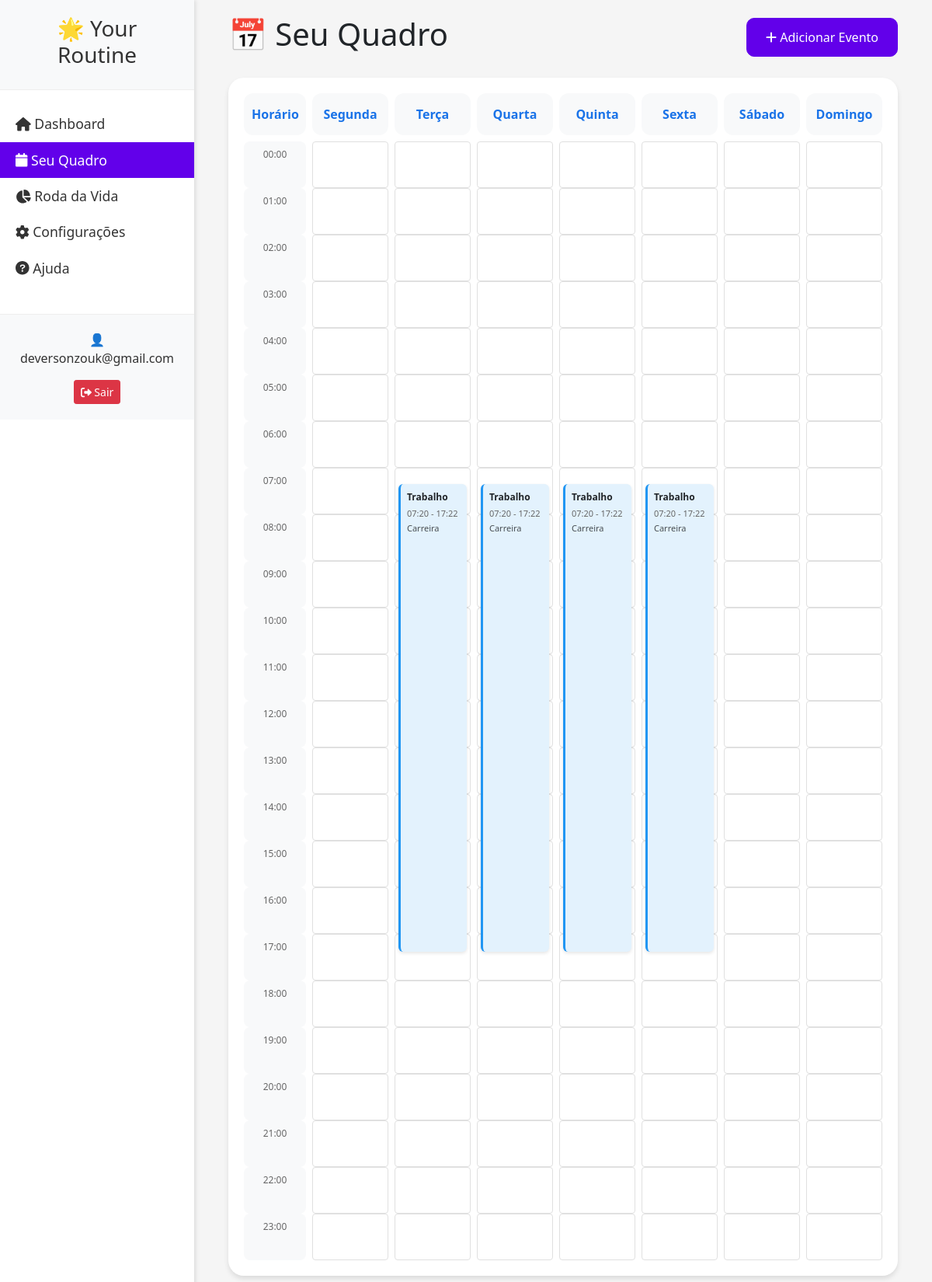
Page /routine (signed in) on the committed database.
### app.py (models this page shows)
class User(db.Model):
    id = db.Column(db.Integer, primary_key=True)
    username = db.Column(db.String(80), unique=True, nullable=False)
    password = db.Column(db.String(120), nullable=False)
    language = db.Column(db.String(2), default='pt')
    created_at = db.Column(db.DateTime, default=datetime.utcnow)
    activities = db.relationship('Activity', backref='user', lazy=True)
    assessments = db.relationship('Assessment', backref='user', lazy=True)

class Activity(db.Model):
    id = db.Column(db.Integer, primary_key=True)
    user_id = db.Column(db.Integer, db.ForeignKey('user.id'), nullable=False)
    category = db.Column(db.String(50), nullable=False)
    title = db.Column(db.String(100), nullable=False)
    description = db.Column(db.Text)
    start_time = db.Column(db.String(5), nullable=False)
    end_time = db.Column(db.String(5), nullable=False)
    day = db.Column(db.String(20), nullable=False)
    created_at = db.Column(db.DateTime, default=datetime.utcnow)

### app.py (the view)
@app.route('/routine')
def routine():
    if 'logged_in' not in session or not session['logged_in']:
        return redirect(url_for('index'))
    user = User.query.get(session['user_id'])
    activities = Activity.query.filter_by(user_id=user.id).all()
    for activity in activities:
        activity.category_colors = CATEGORY_COLORS.get(activity.category, {})
    return render_template('routine.html',
                         activities=activities,
                         category_colors=CATEGORY_COLORS,
                         get_text=get_text)

### app.py (called while the page is built)
def get_text(key):
    lang = session.get('language', 'pt')
    return TRANSLATIONS[lang].get(key, TRANSLATIONS['en'][key])

### templates/routine.html (shortened to what this page needs)
{% extends "base.html" %}
{% block content %}
<div class="container-fluid">
    <div class="d-flex justify-content-between align-items-center mb-4">
        <h1>📅 {{ get_text('your_routine') }}</h1>
        <button type="button" class="btn btn-primary" id="addEventBtn">
            <i class="fas fa-plus"></i> {{ get_text('add_event') }}
        </button>
    </div>
    <div class="schedule-container">
        <div class="schedule-header">
            <div class="header-cell">{{ get_text('time') }}</div>
            {% for day in ['monday', 'tuesday', 'wednesday', 'thursday', 'friday', 'saturday', 'sunday'] %}
            <div class="header-cell">{{ get_text(day) }}</div>
            {% endfor %}
        </div>
        {% for hour in range(24) %}
        <div class="schedule-row">
            <div class="time-cell">{{ "%02d:00"|format(hour) }}</div>
            {% for day in ['monday', 'tuesday', 'wednesday', 'thursday', 'friday', 'saturday', 'sunday'] %}
            <div class="day-cell" data-hour="{{ "%02d:00"|format(hour) }}" data-day="{{ day }}">
                {% for activity in activities %}
                    {% if activity.day == day %}
                        {% set start_hour = activity.start_time.split(':')[0]|int %}
                        {% set start_minute = activity.start_time.split(':')[1]|int %}
                        {% set end_hour = activity.end_time.split(':')[0]|int %}
                        {% set end_minute = activity.end_time.split(':')[1]|int %}
                        {% set total_start_minutes = start_hour * 60 + start_minute %}
                        {% set total_end_minutes = end_hour * 60 + end_minute %}
                        {% if hour == start_hour %}
                            <div class="activity-card {{ activity.category }}"
                                 data-activity-id="{{ activity.id }}"
                                 data-start-minutes="{{ total_start_minutes }}"
                                 data-end-minutes="{{ total_end_minutes }}"
                                 data-start-offset="{{ start_minute }}">
                                <div class="card-title">
                                    {{ activity.title }}
                                </div>
                                <div class="card-time">
                                    {{ activity.start_time }} - {{ activity.end_time }}
                                </div>
                                <div class="card-category">
                                    {{ get_text(activity.category) }}
                                </div>
                            </div>
                        {% endif %}
                    {% endif %}
                {% endfor %}
            </div>
            {% endfor %}
        </div>
        {% endfor %}
    </div>
</div>
{% endblock %}

### templates/base.html (shortened to what this page needs)
<!DOCTYPE html>
<html lang="{{ session.get('language', 'pt') }}">
<head>
    <link href="https://cdn.jsdelivr.net/npm/bootstrap@5.1.3/dist/css/bootstrap.min.css" rel="stylesheet">
    <link rel="stylesheet" href="{{ url_for('static', filename='css/style.css') }}">
</head>
<body>
    {% if session.get('logged_in') %}
    <div class="wrapper">
        <nav id="sidebar" class="sidebar">
            <div class="sidebar-header">
                <h3>🌟 Your Routine</h3>
            </div>
            <ul class="list-unstyled components">
                <li class="{{ 'active' if request.endpoint == 'dashboard' }}">
                    <a href="{{ url_for('dashboard') }}">
                        <i class="fas fa-home"></i> {{ get_text('dashboard') }}
                    </a>
                </li>
                <li class="{{ 'active' if request.endpoint == 'routine' }}">
                    <a href="{{ url_for('routine') }}">
                        <i class="fas fa-calendar"></i> {{ get_text('your_routine') }}
                    </a>
                </li>
                <li class="{{ 'active' if request.endpoint == 'wheel_of_life' }}">
                    <a href="{{ url_for('wheel_of_life') }}">
                        <i class="fas fa-chart-pie"></i> {{ get_text('wheel_of_life') }}
                    </a>
                </li>
                <li class="{{ 'active' if request.endpoint == 'settings' }}">
                    <a href="{{ url_for('settings') }}">
                        <i class="fas fa-cog"></i> {{ get_text('settings') }}
                    </a>
                </li>
                <li class="{{ 'active' if request.endpoint == 'help' }}">
                    <a href="{{ url_for('help') }}">
                        <i class="fas fa-question-circle"></i> {{ get_text('help') }}
                    </a>
                </li>
            </ul>
            <div class="user-info">
                <p>👤 {{ session.get('username') }}</p>
                <form action="{{ url_for('logout') }}" method="post" class="d-inline">
                    <button type="submit" class="btn btn-danger btn-sm">
                        <i class="fas fa-sign-out-alt"></i> {{ get_text('logout') }}
                    </button>
                </form>
            </div>
        </nav>
        <div id="content">
            <div class="container-fluid">
                {% block content %}{% endblock %}
            </div>
        </div>
    </div>
    {% else %}
        {% block auth_content %}{% endblock %}
    {% endif %}
</body>
</html>

### static/css/style.css (style rules this page uses)
body { font-family: 'Segoe UI', Tahoma, Geneva, Verdana, sans-serif; background-color: #f5f5f5; }
.wrapper { display: flex; width: 100%; align-items: stretch; }
.sidebar { min-width: 250px; max-width: 250px; background: white; color: #333; transition: all 0.3s; box-shadow: 2px 0 5px rgba(0,0,0,0.1); }
.sidebar .sidebar-header { padding: 20px; background: #f8f9fa; text-align: center; border-bottom: 1px solid #eee; }
.sidebar ul.components { padding: 20px 0; }
.sidebar ul li a { padding: 10px 20px; font-size: 1.1em; display: block; color: #333; text-decoration: none; transition: all 0.3s; }
.sidebar ul li.active > a { background: #6200EA; color: white; }
.user-info { padding: 20px; background: #f8f9fa; border-top: 1px solid #eee; text-align: center; }
#content { width: 100%; padding: 20px; min-height: 100vh; transition: all 0.3s; }
.schedule-container { background: white; border-radius: 20px; box-shadow: 0 4px 6px rgba(0,0,0,0.1); padding: 20px; margin: 20px 0; position: relative; }
.schedule-header { display: grid; grid-template-columns: 80px repeat(7, 1fr); gap: 8px; margin-bottom: 8px; }
.header-cell { background: #f8f9fa; padding: 15px 10px; text-align: center; border-radius: 12px; font-weight: 600; color: #1a73e8; }
.schedule-row { display: grid; grid-template-columns: 80px repeat(7, 1fr); gap: 8px; margin-bottom: 0; height: 60px; }
.time-cell { background: #f8f9fa; padding: 8px; text-align: center; border-radius: 8px; font-size: 12px; color: #666; }
.day-cell { background: #ffffff; border: 1px solid #e0e0e0; border-radius: 4px; padding: 4px; position: relative; height: 60px; }
.activity-card { position: absolute; left: 4px; right: 4px; padding: 8px; border-radius: 6px; font-size: 12px; box-shadow: 0 2px 4px rgba(0,0,0,0.1); transition: all 0.3s ease; cursor: pointer; overflow: hidden; z-index: 10; top: 0; }
.activity-card .card-title { font-weight: 600; margin-bottom: 4px; white-space: nowrap; overflow: hidden; text-overflow: ellipsis; }
.activity-card .card-time { font-size: 11px; color: #666; margin-bottom: 2px; }
.activity-card .card-category { font-size: 11px; font-weight: 500; opacity: 0.8; }
.activity-card.career { background-color: #E3F2FD; border-left: 3px solid #2196F3; }
.activity-card { --hour-height: 60px; top: calc(var(--start-offset, 0) / 60 * var(--hour-height)); height: calc((var(--end-minutes) - var(--start-minutes)) / 60 * var(--hour-height)); }
.activity-card[data-start-minutes] { --start-minutes: attr(data-start-minutes number); }
.activity-card[data-end-minutes] { --end-minutes: attr(data-end-minutes number); }
.activity-card[data-start-offset] { --start-offset: attr(data-start-offset number); }
.btn-primary { background-color: #6200EA; border-color: #6200EA; border-radius: 10px; padding: 0.75rem 1.5rem; font-weight: 500; transition: all 0.3s ease; }

### rows in the picture
User: get "deversonzouk@gmail.com"
Activity: title "Trabalho", start_time "07:20", end_time "17:22", category "Carreira"
Activity: title "Trabalho", start_time "07:20", end_time "17:22", category "Carreira"
Activity: title "Trabalho", start_time "07:20", end_time "17:22", category "Carreira"
Activity: title "Trabalho", start_time "07:20", end_time "17:22", category "Carreira"

### other values in the picture
{{ get_text('dashboard') }} "Dashboard"
{{ get_text('your_routine') }} "Seu Quadro"
{{ get_text('wheel_of_life') }} "Roda da Vida"
{{ get_text('settings') }} "Configurações"
{{ get_text('help') }} "Ajuda"
{{ get_text('logout') }} "Sair"
{{ get_text('add_event') }} "Adicionar Evento"
{{ get_text('time') }} "Horário"
{{ get_text(day) }} "Segunda" "Terça" "Quarta" "Quinta" "Sexta" "Sábado" "Domingo"
{{ "%02d:00"|format(hour) }} "00:00" "01:00" "02:00" "03:00" "04:00" "05:00" "06:00" "07:00" "08:00" "09:00" "10:00" "11:00" "12:00" "13:00" "14:00" "15:00" "16:00" "17:00" "18:00" "19:00" "20:00" "21:00" "22:00" "23:00"
